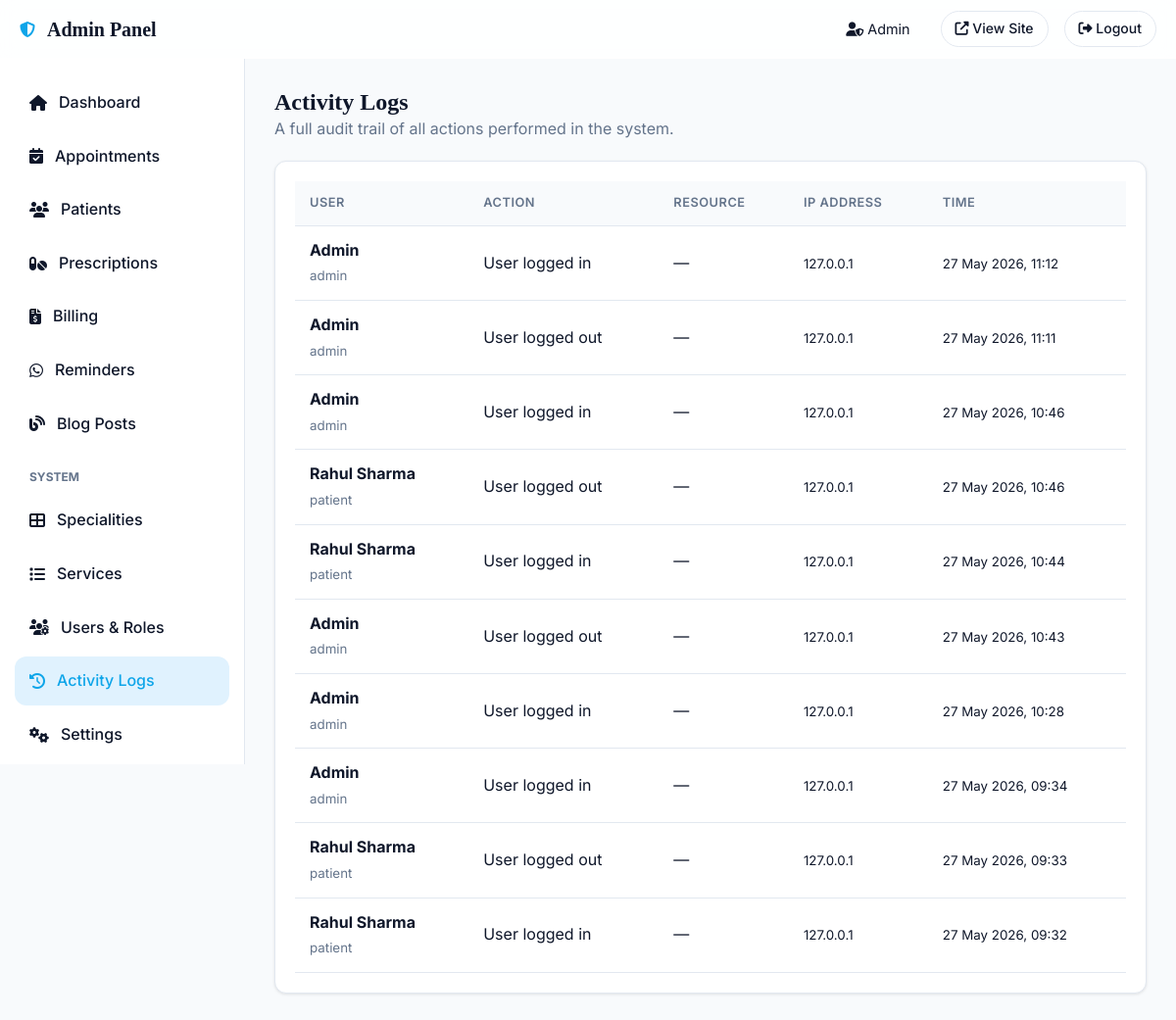
Page /secure-admin-panel/activity-logs (signed in) on the committed database.
### models.py (models this page shows, shortened)
class User(UserMixin, db.Model):
    __tablename__ = 'users'
    id = db.Column(db.Integer, primary_key=True)
    name = db.Column(db.String(120), nullable=False)
    email = db.Column(db.String(120), unique=True, nullable=False)
    phone = db.Column(db.String(20))
    password_hash = db.Column(db.String(256), nullable=False)
    role = db.Column(db.String(20), default='patient')  # patient, dentist, receptionist, admin
    is_active = db.Column(db.Boolean, default=True)
    avatar = db.Column(db.String(256))
    created_at = db.Column(db.DateTime, default=datetime.utcnow)
    last_login = db.Column(db.DateTime)
    reset_token = db.Column(db.String(100))
    reset_token_expiry = db.Column(db.DateTime)
    preferred_language = db.Column(db.String(10), default='en')
    patient_profile = db.relationship('Patient', backref='user', uselist=False)
    appointments = db.relationship('Appointment', backref='user', lazy='dynamic', foreign_keys='Appointment.user_id')
    blog_posts = db.relationship('BlogPost', backref='author', lazy='dynamic')
    activity_logs = db.relationship('ActivityLog', backref='user', lazy='dynamic')

class ActivityLog(db.Model):
    __tablename__ = 'activity_logs'
    id = db.Column(db.Integer, primary_key=True)
    user_id = db.Column(db.Integer, db.ForeignKey('users.id'))
    action = db.Column(db.String(200))
    resource = db.Column(db.String(100))
    resource_id = db.Column(db.Integer)
    ip_address = db.Column(db.String(50))
    user_agent = db.Column(db.Text)
    created_at = db.Column(db.DateTime, default=datetime.utcnow)

### routes/admin.py (the view)
@admin_bp.route('/activity-logs')
@login_required
@super_admin_required
def activity_logs():
    page = request.args.get('page', 1, type=int)
    logs = ActivityLog.query.order_by(ActivityLog.created_at.desc()).paginate(page=page, per_page=30, error_out=False)
    return render_template('admin/activity_logs.html', logs=logs)

### routes/admin.py (called while the page is built)
def super_admin_required(f):
    @wraps(f)
    def decorated(*args, **kwargs):
        if not current_user.is_authenticated or current_user.role != 'admin':
            flash('Super admin access required.', 'error')
            return redirect(url_for('public.index'))
        return f(*args, **kwargs)
    return decorated

### templates/admin/activity_logs.html (shortened to what this page needs)
{% extends "admin/base.html" %}
{% block content %}
<div style="margin-bottom:20px;">
    <h2>Activity Logs</h2>
    <p class="text-muted">A full audit trail of all actions performed in the system.</p>
</div>
<div class="card">
    <div class="table-responsive">
        <table class="table">
            <thead>
                <tr><th>User</th><th>Action</th><th>Resource</th><th>IP Address</th><th>Time</th></tr>
            </thead>
            <tbody>
            {% for log in logs.items %}
            <tr>
                <td>
                    {% if log.user %}
                    <strong>{{ log.user.name }}</strong><br>
                    <small class="text-muted">{{ log.user.role }}</small>
                    {% else %}—{% endif %}
                </td>
                <td>{{ log.action }}</td>
                <td>
                    {% if log.resource %}
                    <code>{{ log.resource }}{% if log.resource_id %} #{{ log.resource_id }}{% endif %}</code>
                    {% else %}—{% endif %}
                </td>
                <td><small>{{ log.ip_address or '—' }}</small></td>
                <td><small>{{ log.created_at.strftime('%d %b %Y, %H:%M') }}</small></td>
            </tr>
            {% endfor %}
            </tbody>
        </table>
    </div>
</div>
{% endblock %}

### templates/admin/base.html (shortened to what this page needs)
<!DOCTYPE html>
<html lang="en" data-theme="light">
<head>
    <link rel="stylesheet" href="https://cdnjs.cloudflare.com/ajax/libs/font-awesome/6.5.0/css/all.min.css">
    <link rel="stylesheet" href="{{ url_for('static', filename='css/main.css') }}">
</head>
<body>
<nav class="navbar" style="height: 60px;">
    <div class="nav-container" style="justify-content: space-between; width: 100%;">
        <div class="nav-brand">
            <i class="fas fa-shield-alt text-primary"></i>
            <span class="brand-main">Admin Panel</span>
        </div>
        <div class="nav-actions">
            <span style="font-size: 0.9rem; margin-right: 15px;"><i class="fas fa-user-shield"></i> {{ current_user.name }}</span>
            <a href="{{ url_for('public.index') }}" class="btn-outline-sm" target="_blank"><i class="fas fa-external-link-alt"></i> View Site</a>
            <a href="{{ url_for('auth.logout') }}" class="btn-outline-sm text-danger"><i class="fas fa-sign-out-alt"></i> Logout</a>
        </div>
    </div>
</nav>
<div class="dashboard-layout" style="padding-top: 60px;">
    <aside class="dashboard-sidebar">
        <nav class="dashboard-nav">
            <a href="{{ url_for('admin.dashboard') }}" class="dashboard-link {% if request.endpoint == 'admin.dashboard' %}active{% endif %}">
                <i class="fas fa-home"></i> Dashboard
            </a>
            <a href="{{ url_for('admin.appointments') }}" class="dashboard-link {% if request.endpoint and 'appointment' in request.endpoint %}active{% endif %}">
                <i class="fas fa-calendar-check"></i> Appointments
            </a>
            <a href="{{ url_for('admin.patients') }}" class="dashboard-link {% if request.endpoint and 'patient' in request.endpoint %}active{% endif %}">
                <i class="fas fa-users"></i> Patients
            </a>
            <a href="{{ url_for('admin.prescriptions') }}" class="dashboard-link {% if request.endpoint and 'prescription' in request.endpoint %}active{% endif %}">
                <i class="fas fa-pills"></i> Prescriptions
            </a>
            <a href="{{ url_for('admin.billing') }}" class="dashboard-link {% if request.endpoint and 'billing' in request.endpoint %}active{% endif %}">
                <i class="fas fa-file-invoice-dollar"></i> Billing
            </a>
            <a href="{{ url_for('admin.reminders') }}" class="dashboard-link {% if request.endpoint and 'reminder' in request.endpoint %}active{% endif %}">
                <i class="fab fa-whatsapp"></i> Reminders
            </a>
            <a href="{{ url_for('admin.blog') }}" class="dashboard-link {% if request.endpoint and 'blog' in request.endpoint %}active{% endif %}">
                <i class="fas fa-blog"></i> Blog Posts
            </a>
            {% if current_user.role == 'admin' %}
            <div style="margin: 15px 0 5px; padding-left: 15px; font-size: 0.75rem; text-transform: uppercase; color: var(--text-muted); font-weight: 700;">System</div>
            <a href="{{ url_for('admin.specialities') }}" class="dashboard-link {% if request.endpoint and 'specialit' in request.endpoint %}active{% endif %}">
                <i class="fas fa-th-large"></i> Specialities
            </a>
            <a href="{{ url_for('admin.services') }}" class="dashboard-link {% if request.endpoint and 'service' in request.endpoint %}active{% endif %}">
                <i class="fas fa-list"></i> Services
            </a>
            <a href="{{ url_for('admin.users') }}" class="dashboard-link {% if request.endpoint and 'users' in request.endpoint %}active{% endif %}">
                <i class="fas fa-users-cog"></i> Users & Roles
            </a>
            <a href="{{ url_for('admin.activity_logs') }}" class="dashboard-link {% if request.endpoint and 'activity_logs' in request.endpoint %}active{% endif %}">
                <i class="fas fa-history"></i> Activity Logs
            </a>
            <a href="{{ url_for('admin.settings') }}" class="dashboard-link {% if request.endpoint and 'settings' in request.endpoint %}active{% endif %}">
                <i class="fas fa-cogs"></i> Settings
            </a>
            {% endif %}
        </nav>
    </aside>
    <main class="dashboard-main">
        {% block content %}{% endblock %}
    </main>
</div>
</body>
</html>

### static/css/main.css (style rules this page uses)
:root { --primary: #0EA5E9; --primary-dark: #0284C7; --primary-light: #E0F2FE; --secondary: #06B6D4; --accent: #38BDF8; --dark: #0F172A; --darker: #0B1120; --light: #F8FAFC; --white: #FFFFFF; --gray: #64748B; --gray-light: #CBD5E1; --gray-dark: #334155; --success: #10B981; --warning: #F59E0B; --danger: #EF4444; --info: #3B82F6; --bg-color: var(--light); --surface-color: var(--white); --text-main: var(--dark); --text-muted: var(--gray); --border-color: #E2E8F0; --shadow-sm: 0 1px 3px rgba(0,0,0,0.1); --shadow-md: 0 4px 6px -1px rgba(0,0,0,0.1); --shadow-lg: 0 10px 15px -3px rgba(0,0,0,0.1); --shadow-glow: 0 0 20px rgba(14, 165, 233, 0.3); --glass-bg: rgba(255, 255, 255, 0.85); --glass-border: rgba(255, 255, 255, 0.4); --font-sans: 'Inter', system-ui, sans-serif; --font-serif: 'Playfair Display', serif; --nav-height: 80px; --container-width: 1200px; --radius-sm: 8px; --radius-md: 12px; --radius-lg: 20px; --radius-full: 9999px; --trans-fast: 0.2s ease; --trans-normal: 0.3s ease; --trans-slow: 0.5s ease; }
* { margin: 0; padding: 0; box-sizing: border-box; }
body { font-family: var(--font-sans); background-color: var(--bg-color); color: var(--text-main); line-height: 1.6; transition: background-color var(--trans-normal), color var(--trans-normal); overflow-x: hidden; }
h1, h2, h3, h4, h5, h6 { font-family: var(--font-serif); font-weight: 700; line-height: 1.2; color: var(--text-main); }
a { text-decoration: none; color: var(--primary); transition: color var(--trans-fast); }
.text-primary { color: var(--primary); }
.text-danger { color: var(--danger); }
.text-muted { color: var(--text-muted); }
.btn-outline-sm { background: transparent; border: 1px solid var(--border-color); color: var(--text-main); padding: 6px 14px; border-radius: var(--radius-full); font-size: 0.875rem; font-weight: 500; text-decoration: none; display: inline-block; }
.navbar { position: fixed; top: 0; left: 0; width: 100%; height: var(--nav-height); background: var(--glass-bg); backdrop-filter: blur(10px); border-bottom: 1px solid var(--glass-border); z-index: 1000; transition: all var(--trans-normal); }
.nav-container { max-width: var(--container-width); margin: 0 auto; padding: 0 20px; height: 100%; display: flex; justify-content: space-between; align-items: center; }
.nav-brand { display: flex; align-items: center; gap: 12px; }
.brand-main { font-family: var(--font-serif); font-weight: 700; font-size: 1.25rem; color: var(--text-main); line-height: 1; }
.nav-actions { display: flex; align-items: center; gap: 16px; }

### static/css/forms.css (style rules this page uses)
.dashboard-layout { display: flex; min-height: 100vh; padding-top: var(--nav-height); }
.dashboard-sidebar { width: 250px; background: var(--surface-color); border-right: 1px solid var(--border-color); padding: 20px 0; position: fixed; height: calc(100vh - var(--nav-height)); overflow-y: auto; }
.dashboard-nav { display: flex; flex-direction: column; gap: 5px; padding: 0 15px; }
.dashboard-link { display: flex; align-items: center; gap: 12px; padding: 12px 15px; border-radius: var(--radius-md); color: var(--text-main); font-weight: 500; transition: all var(--trans-fast); }
.dashboard-link:hover, .dashboard-link.active { background: var(--primary-light); color: var(--primary); }
.dashboard-main { flex: 1; margin-left: 250px; padding: 30px; background: var(--bg-color); }
.card { background: var(--surface-color); border-radius: var(--radius-md); box-shadow: var(--shadow-sm); border: 1px solid var(--border-color); padding: 20px; margin-bottom: 20px; }
.table-responsive { overflow-x: auto; }
.table { width: 100%; border-collapse: collapse; }
.table th, .table td { padding: 12px 15px; text-align: left; border-bottom: 1px solid var(--border-color); }
.table th { background: var(--bg-color); font-weight: 600; color: var(--text-muted); text-transform: uppercase; font-size: 0.8rem; letter-spacing: 0.5px; }

### rows in the picture
User: name "Admin"
ActivityLog: user.name "Admin", user.role "admin", action "User logged in", ip_address "127.0.0.1", created_at "27 May 2026, 11:12"
ActivityLog: user.name "Admin", user.role "admin", action "User logged out", ip_address "127.0.0.1", created_at "27 May 2026, 11:11"
ActivityLog: user.name "Admin", user.role "admin", action "User logged in", ip_address "127.0.0.1", created_at "27 May 2026, 10:46"
ActivityLog: user.name "Rahul Sharma", user.role "patient", action "User logged out", ip_address "127.0.0.1", created_at "27 May 2026, 10:46"
ActivityLog: user.name "Rahul Sharma", user.role "patient", action "User logged in", ip_address "127.0.0.1", created_at "27 May 2026, 10:44"
ActivityLog: user.name "Admin", user.role "admin", action "User logged out", ip_address "127.0.0.1", created_at "27 May 2026, 10:43"
ActivityLog: user.name "Admin", user.role "admin", action "User logged in", ip_address "127.0.0.1", created_at "27 May 2026, 10:28"
ActivityLog: user.name "Admin", user.role "admin", action "User logged in", ip_address "127.0.0.1", created_at "27 May 2026, 09:34"
ActivityLog: user.name "Rahul Sharma", user.role "patient", action "User logged out", ip_address "127.0.0.1", created_at "27 May 2026, 09:33"
ActivityLog: user.name "Rahul Sharma", user.role "patient", action "User logged in", ip_address "127.0.0.1", created_at "27 May 2026, 09:32"
